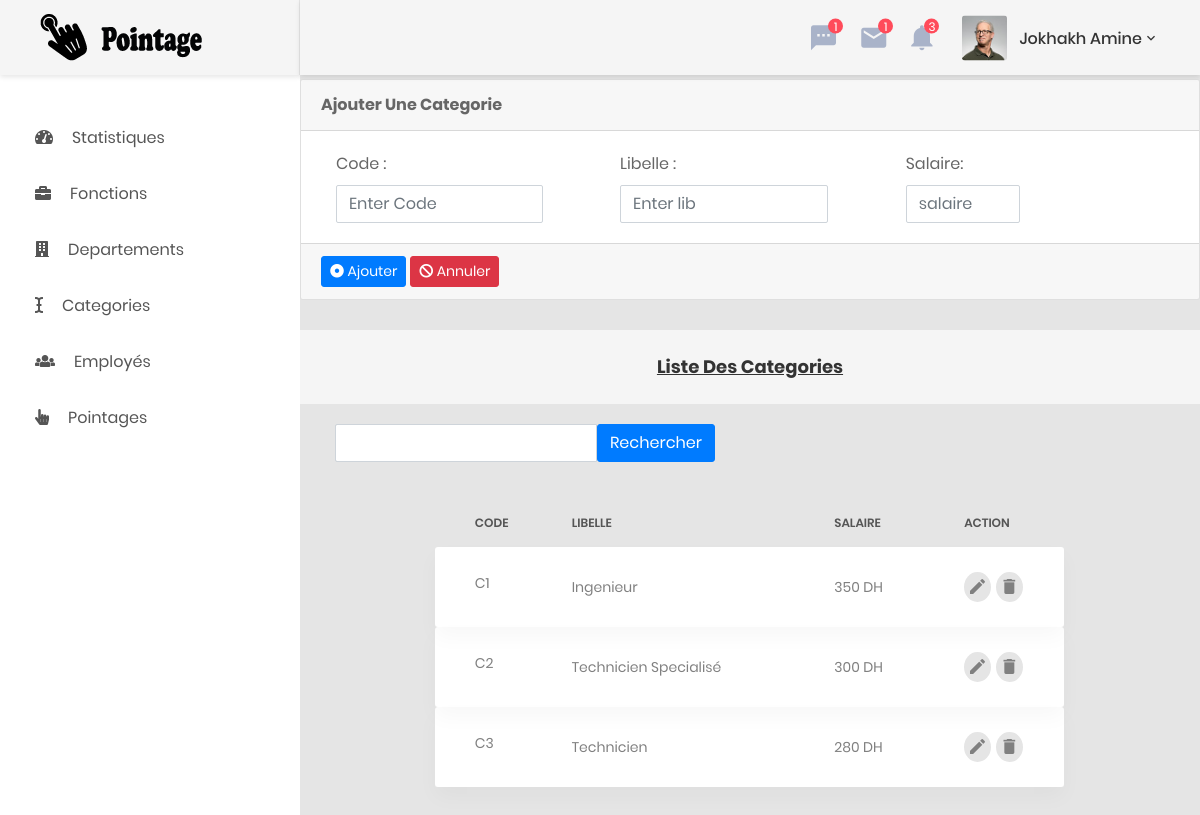
Screenshot of /GestionCategorie.php (signed in) with the database file from the repository.
### tables this page shows
CREATE TABLE `categorie` (
  `code` varchar(20) NOT NULL,
  `libelle` text NOT NULL,
  `salaire` float NOT NULL
);

### CategorieService.php (called while the page is built, shortened)
<?php
class CategorieService{
    private $cDAO;
    public function __construct(){
        $this->cDAO = new CategorieDAO();
    }
    public function getAllCategorieService(){
        $listD = $this->cDAO->getAllCategorie();
        $listCategorieObj = array();
        foreach ($listD as $d){
            $listCategorieObj[] = new Categorie($d->code, $d->libelle,  $d->salaire);
        }
        return $listCategorieObj;
    }
}
?>

### CategorieDAO.php (called while the page is built, shortened)
<?php
class CategorieDAO
{
    private $pdo;
    public function __construct(){
        $this->pdo = new PDO("mysql:host=localhost;dbname=gestionpointage","root","");
    }
    public function getAllCategorie(){
        $reqPre = $this->pdo->prepare("SELECT * FROM categorie");
        $reqPre->setFetchMode(PDO::FETCH_OBJ);
        $reqPre->execute();
        return $reqPre->fetchAll();
    }
}

### Categorie.php (called while the page is built, shortened)
<?php
class Categorie
{
    private $Code;
    private $Libelle;
    private $Salaire;
    public function __construct($Code,$Libelle,$Salaire)
    {
        $this->Code = $Code;
        $this->Libelle = $Libelle;
        $this->Salaire = $Salaire;
    }
    public function getCode()
    {
        return $this->Code;
    }
    public function getLibelle()
    {
        return $this->Libelle;
    }
    public function getSalaire()
    {
        return $this->Salaire;
    }
}

### GestionCategorie.php (the view, shortened to what this page needs)
<?php include('includes/Header.php');
include ('Categorie.php');
include ('CategorieDAO.php');
include ('CategorieService.php');
$CateSev = new CategorieService();
$resultat = $CateSev->getAllCategorieService();
?>
    <body style="font-size:16px">
    <div class="section__content section__content--p30" style="padding: 2%">
        <center><h1>Gestion Des Categories</h1></center>
    </div>
    <div class="card">
        <div class="card-header">
            <strong>Ajouter Une Categorie </strong>
        </div>
        <div class="card-body card-block">
            <form action="" method="post" id="Categorie">
                <table>
                    <td>
                        <div class="col col-sm-10">
                            <label for="nf-email" class=" form-control-label">Code :</label>
                            <input type="text" id="nf-email" name="code" placeholder="Enter Code" class="form-control" required>
                        </div>
                    </td>
                    <td>
                        <div class="col col-sm-10">
                            <label for="nf-lib" class=" form-control-label">Libelle :</label>
                            <input type="text" id="nf-lib" name="lib" placeholder="Enter lib" class="form-control" required>
                        </div>
                    </td>
                    <td>
                        <div class="col col-sm-6">
                            <label for="nf-Salaire" class=" form-control-label">Salaire:</label>
                            <input type="number" id="nf-Salaire" name="salaire" placeholder="salaire" class="form-control" required style="-moz-appearance: textfield">
                        </div>
                    </td>
                </table>
            </form>
        </div>
        <div class="card-footer">
            <button type="submit" class="btn btn-primary btn-sm" form="Categorie">
                <i class="fa fa-dot-circle-o"></i> Ajouter
            </button>
            <button type="reset" class="btn btn-danger btn-sm" form="Categorie">
                <i class="fa fa-ban"></i> Annuler
            </button>
        </div>
    </div>
    <div style="background-color: whitesmoke">
        <center><br><h4><u>Liste Des Categories</u></h4><br></center>
    </div>
    <div class="col-lg-6">
        <div class="card-body card-block">
            <form action="" method="post" class="form-horizontal">
                <div class="row form-group">
                    <div class="col col-md-12">
                        <div class="input-group">
                            <input type="text" id="input1-group2" name="filter" placeholder="" class="form-control">
                            <div class="input-group-btn">
                                <button class="btn btn-primary" type="submit">Rechercher</button>
                            </div>
                        </div>
                    </div>
                </div>
            </form>
        </div>
    </div>
    <div class="table-responsive table-responsive-data2">
        <center>
            <table class="table table-data2" style="font-size:16px;width: 70%">
                <thead>
                <tr>
                    <th>Code</th>
                    <th>Libelle</th>
                    <th>Salaire </th>
                    <th>Action</th>
                </tr>
                </thead>
                <tbody>
                <?php
                foreach ($resultat as $res){
                    echo  "<tr class='tr-shadow'>";
                    echo "<td>".$res->getCode()."</td>";
                    echo "<td>".$res->getLibelle()."</td>";
                    echo "<td>".$res->getSalaire()." DH</td>";
                    echo "<td style='width: 11%'>
                                              <div style='margin-right: 10%'>
                                                    <div class='table-data-feature'>
                                                        <a href='?code=".$res->getCode()."&action=edit' class='item' data-toggle='tooltip' data-placement='top' title='Edit'>
                                                            <i class='zmdi zmdi-edit'></i>
                                                        </a>
                                                        <a href='?code=".$res->getCode()."&action=remove' class='item' data-toggle='tooltip' data-placement='top' title='Delete'>
                                                            <i class='zmdi zmdi-delete'></i>
                                                        </a>
                                                    </div>
                                              </div>
                                        </td>
                                       </tr>";
                }
                ?>
                </tbody>
            </table>
        </center>
    </div><br>
    </body>
<?php include('includes/Footer.php') ?>

### includes/Header.php (shortened to what this page needs)
<?php
    if(!empty($_SESSION['cin'])){
        $img = $_SESSION['img'];
        $nom = $_SESSION['nom'];
        $pren = $_SESSION['prenom'];
    }else{
        header("location:login.php");
    }
?>
<!DOCTYPE html>
<html lang="en">
<head>
    <link href="css/font-face.css" rel="stylesheet" media="all">
    <link href="vendor/font-awesome-4.7/css/font-awesome.min.css" rel="stylesheet" media="all">
    <link href="vendor/font-awesome-5/css/fontawesome-all.min.css" rel="stylesheet" media="all">
    <link href="vendor/mdi-font/css/material-design-iconic-font.min.css" rel="stylesheet" media="all">
    <link href="vendor/bootstrap-4.1/bootstrap.min.css" rel="stylesheet" media="all">
    <link href="vendor/animsition/animsition.min.css" rel="stylesheet" media="all">
    <link href="vendor/bootstrap-progressbar/bootstrap-progressbar-3.3.4.min.css" rel="stylesheet" media="all">
    <link href="vendor/wow/animate.css" rel="stylesheet" media="all">
    <link href="vendor/css-hamburgers/hamburgers.min.css" rel="stylesheet" media="all">
    <link href="vendor/slick/slick.css" rel="stylesheet" media="all">
    <link href="vendor/select2/select2.min.css" rel="stylesheet" media="all">
    <link href="vendor/perfect-scrollbar/perfect-scrollbar.css" rel="stylesheet" media="all">
    <link href="css/theme.css" rel="stylesheet" media="all">
</head>
<body class="animsition">
<div class="page-wrapper">
    <aside class="menu-sidebar d-none d-lg-block">
        <div class="logo">
            <a href="#">
                <img src="images/icon/pointage_logo.png" alt="Cool Admin" />
            </a>
        </div>
        <div class="menu-sidebar__content js-scrollbar1">
            <nav class="navbar-sidebar">
                <ul class="list-unstyled navbar__list">
                    <li >
                        <a class="js-arrow" href="#">
                            <i class="fas fa-tachometer-alt"></i>Statistiques</a>
                    </li>
                    <li>
                        <a href="GestionFonction.php">
                            <i class="fas fa-briefcase"></i>Fonctions</a>
                    </li>
                    <li>
                        <a href="GestionDepartement.php">
                            <i class="fas fa-building"></i>Departements</a>
                    </li>
                    <li>
                        <a href="GestionCategorie.php">
                            <i class="fas fa-i-cursor"></i>Categories</a>
                    </li>
                    <li>
                        <a href="GestionEmploye.php">
                            <i class="fas fa-users"></i>Employés</a>
                    </li>
                    <li>
                        <a href="GestionPointage.php">
                            <i class="fas fa-hand-pointer"></i>Pointages</a>
                    </li>
                </ul>
            </nav>
        </div>
    </aside>
    <div class="page-container">
        <header class="header-desktop">
            <div class="section__content section__content--p30">
                <div class="container-fluid">
                    <div class="header-wrap">
                        <div class="header-button">
                            <div class="noti-wrap">
                                <div class="noti__item js-item-menu">
                                    <i class="zmdi zmdi-comment-more"></i>
                                    <span class="quantity">1</span>
                                </div>
                                <div class="noti__item js-item-menu">
                                    <i class="zmdi zmdi-email"></i>
                                    <span class="quantity">1</span>
                                </div>
                                <div class="noti__item js-item-menu">
                                    <i class="zmdi zmdi-notifications"></i>
                                    <span class="quantity">3</span>
                                </div>
                            </div>
                            <div class="account-wrap">
                                <div class="account-item clearfix js-item-menu">
                                    <div class="image" style="padding-top: 0%">
                                        <img src="images/<?php echo $img?>" />
                                    </div>
                                    <div class="content">
                                        <a class="js-acc-btn" href="#"><?php echo "$nom $pren";?></a>
                                    </div>
                                </div>
                            </div>
                        </div>
                    </div>
                </div>
            </div>
        </header>

### includes/Footer.php (shortened to what this page needs)
</div>
</div>
</body>
</html>

### rows the page displays
categorie: code "C1", libelle "Ingenieur", salaire "350"
categorie: code "C2", libelle "Technicien Specialisé", salaire "300"
categorie: code "C3", libelle "Technicien", salaire "280"

### other values shown
$nom "Jokhakh"
$pren "Amine"
